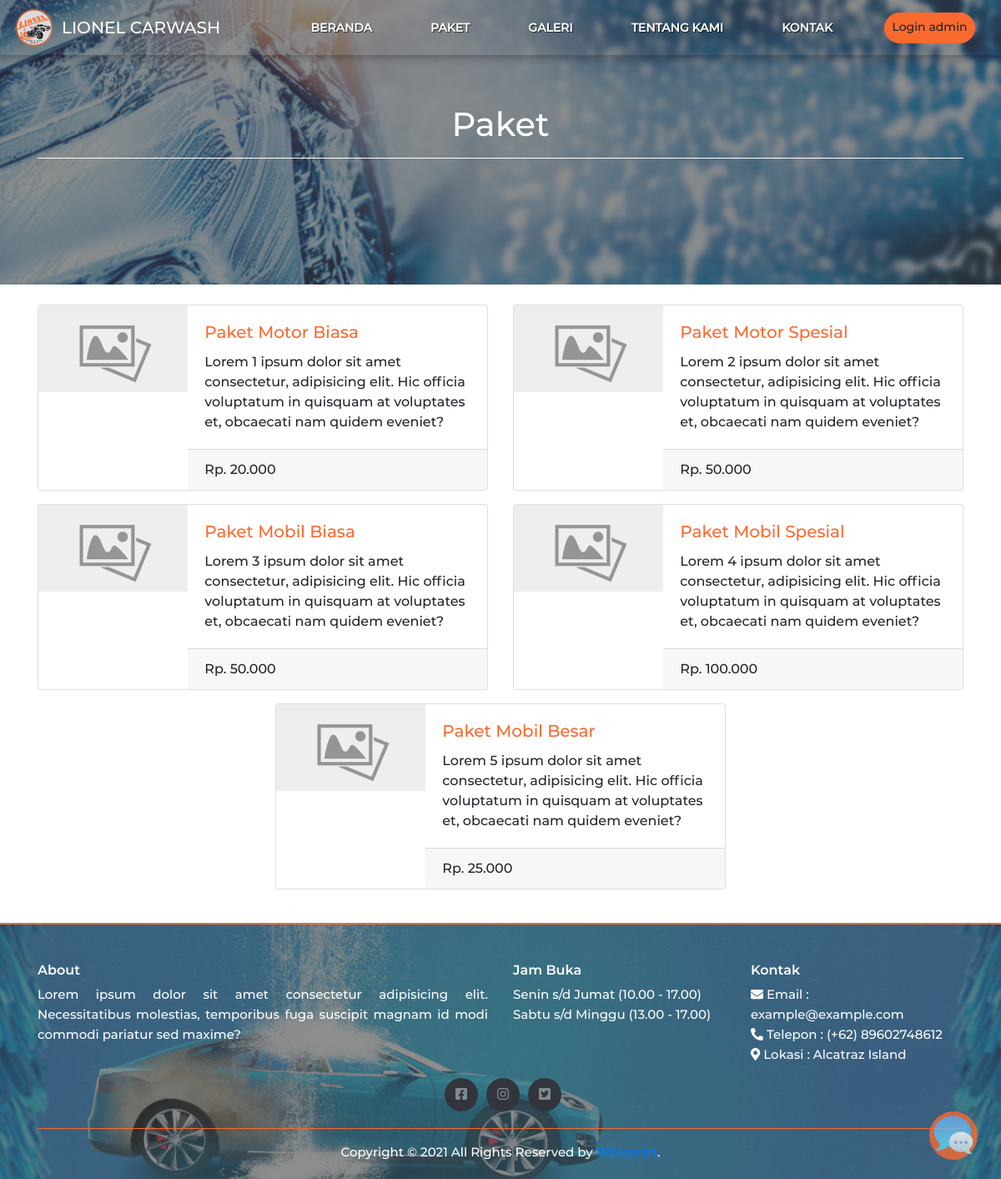
/paket.php, run on the app's committed database.
### tables this page shows
CREATE TABLE `paket` (
  `id_paket` int(11) NOT NULL,
  `nama_paket` varchar(30) NOT NULL,
  `jenis_kendaraan` enum('Mobil','Motor') NOT NULL,
  `harga` int(11) NOT NULL,
  `foto_paket` varchar(60) NOT NULL,
  `ket_paket` text NOT NULL
);

### paket.php (the view, shortened to what this page needs)
<?php
require_once "config/database.php";
?>
<!doctype html>
<html lang="en">
<head>
  <link rel="stylesheet" href="assets/css/bootstrap.min2.css">
  <link rel="stylesheet" href="assets/css/style_user.css">
</head>
<body>
  <nav class="navbar navbar-expand-lg sticky-top navbar-dark" id="top-bar">
    <img src="assets/img/logo.png" class="mr-2 navbar-img">
    <a class="navbar-brand d-flex" href="#">LIONEL CARWASH</a>
    <div class="collapse navbar-collapse" id="navbarNav">
      <div class="container d-flex justify-content-between">
        <ul class="navbar-nav ml-auto d-flex">
          <li class="nav-item mr-4">
            <a class="nav-link page-scroll text-white" href="index.php"><strong>BERANDA</strong></a>
          </li>
          <li class="nav-item mr-4">
            <a class="nav-link page-scroll text-white" href="paket.php"><strong>PAKET</strong></a>
          </li>
          <li class="nav-item mr-4">
            <a class="nav-link page-scroll text-white" href="galeri.php"><strong>GALERI</strong></a>
          </li>
          <li class="nav-item mr-4">
            <a class="nav-link page-scroll text-white" href="tentang.php"><strong>TENTANG KAMI</strong></a>
          </li>
          <li class="nav-item mr-4">
            <a class="nav-link page-scroll text-white" href="kontak.php"><strong>KONTAK</strong></a>
          </li>
          <a class="btn badge-pill" style="background-color:#FA6A2F; font-size: 14px;" href="login.php">Login admin</a>
        </ul>
      </div>
    </div>
  </nav>
  <div class="jumbotron jumbotron-fluid text-center mb-0" style="height: 350px;">
    <div class="container" style="padding-top:70px">
      <h1 class="display-6">Paket</h1>
      <hr>
    </div>
  </div>
  <section class="paket my-4">
    <div class="container">
      <div class="row">
        <?php
        $query = mysqli_query($mysqli, "SELECT * FROM paket")
          or die('Ada kesalahan pada query tampil data paket: ' . mysqli_error($mysqli));
        while ($data = mysqli_fetch_assoc($query)) :   ?>
          <div class="col-sm-6 <?= ($data['nama_paket'] == 'Paket Mobil Besar') ? 'offset-sm-3' : '' ?>">
            <div class="card mb-3" style="max-width: 540px;">
              <div class="row no-gutters">
                <div class="col-md-4">
                  <img src="assets/img/paket/<?= $data['foto_paket'] ?>" class="img-fluid" alt="...">
                </div>
                <div class="col-md-8">
                  <div class="card-body">
                    <h5 class="card-title"><?= $data['nama_paket'] ?></h5>
                    <p class="card-text"><?= $data['ket_paket'] ?></p>
                  </div>
                  <div class="card-footer">
                    Rp. <?= number_format($data['harga'], 0, 0, '.'); ?>
                  </div>
                </div>
              </div>
            </div>
          </div>
        <?php endwhile; ?>
      </div>
    </div>
  </section>
  <footer class="site-footer mt-auto">
    <div class="container my-0">
      <div class="row">
        <div class="col-sm-12 col-md-6">
          <h6>About</h6>
          <p class="text-justify">Lorem ipsum dolor sit amet consectetur adipisicing elit. Necessitatibus molestias, temporibus fuga suscipit magnam id modi commodi pariatur sed maxime?</p>
        </div>
        <div class="col-xs-6 col-md-3">
          <h6>Jam Buka</h6>
          <ul class="footer-links">
            <li>
              Senin s/d Jumat (10.00 - 17.00)
            </li>
            <li>
              Sabtu s/d Minggu (13.00 - 17.00)
            </li>
          </ul>
        </div>
        <div class="col-xs-6 col-md-3">
          <h6>Kontak</h6>
          <ul class="footer-links">
            <li><i class="fas fa-envelope"></i> Email : example@example.com</li>
            <li><i class="fas fa-phone-alt"></i> Telepon : (+62) 89602748612</li>
            <li><i class="fas fa-map-marker-alt"></i> Lokasi : Alcatraz Island </li>
          </ul>
        </div>
        <div class="col-12">
          <ul class="social-icons text-center">
            <li><a class="facebook" href="#"><i class="fab fa-facebook-square"></i></a></li>
            <li><a class="instagram" href="#"><i class="fab fa-instagram"></i></a></li>
            <li><a class="dribbble" href="#"><i class="fab fa-twitter-square"></i></a></li>
          </ul>
        </div>
      </div>
      <hr>
    </div>
    <div class="container">
      <div class="row">
        <div class="col text-center">
          <p class="copyright-text">Copyright &copy; 2021 All Rights Reserved by
            <a href="#">Ribkaelsa</a>.
          </p>
        </div>
      </div>
    </div>
  </footer>
  <a class="open-button" onclick="openForm()"><img src="assets/img/icon-livechat.png" width="50" alt="Simple Png Live Chat" /></a>
</body>
</html>

### assets/css/style_user.css (style rules this page uses)
* { margin: 0; padding: 0; box-sizing: border-box; }
body { font-family: 'montm'; }
.navbar { background-color: transparent; font-size: 14px; box-shadow: 0px 3px 10px rgba(0, 0, 0, 0.3); }
.navbar-img { max-width: 50px; }
.jumbotron { background-image: url(../img/jumbotron.png); background-size: cover; height: 200px; color: white; }
.jumbotron hr { border-top-color: white; }
footer.site-footer { background-image: url(../img/footer.png); background-size: cover; border-top: 2px solid #FA6A2F; padding: 45px 0 20px; font-size: 15px; line-height: 24px; color: #ffffff; }
footer h6 { font-family: 'montsb'; }
.site-footer hr { border-top-color: #FA6A2F; }
.footer-links { padding-left: 0; list-style: none }
.footer-links li { display: block }
.site-footer .social-icons a { width: 40px; height: 40px; line-height: 40px; margin-left: 6px; margin-right: 0; border-radius: 100%; background-color: #33353d }
.copyright-text { margin: 0 }
.social-icons { padding-left: 0; margin-bottom: 0; list-style: none; }
.social-icons li { display: inline-block; margin-bottom: 4px }
.social-icons a { background-color: #eceeef; color: #818a91; font-size: 16px; display: inline-block; line-height: 44px; width: 44px; height: 44px; text-align: center; margin-right: 8px; border-radius: 100%; -webkit-transition: all .2s linear; -o-transition: all .2s linear; transition: all .2s linear }
section.paket h5.card-title { color: #FA6A2F; }
.open-button { background-color: #FA6A2F; padding: 4px; cursor: pointer; opacity: 0.8; position: fixed; bottom: 23px; right: 28px; width:fit-content; border-radius: 50%; }
@media (min-width: 992px) { .nav-link { text-transform: uppercase; margin-right: 30px; } }
@media (min-width: 992px) { .navbar-dark .nav-link { text-shadow: 1px 1px 1px rgba(0, 0, 0, 0.7); } }
@media (min-width: 992px) { .jumbotron { height: 600px; margin-top: -75px; } }

### data on the page
paket: foto_paket (placeholder picture), nama_paket "Paket Motor Biasa", ket_paket "Lorem 1 ipsum dolor sit amet consectetur, adipisicing elit. Hic officia voluptatum in quisquam at voluptates et, obcaecati nam quidem eveniet?", harga "20.000"
paket: foto_paket (placeholder picture), nama_paket "Paket Motor Spesial", ket_paket "Lorem 2 ipsum dolor sit amet consectetur, adipisicing elit. Hic officia voluptatum in quisquam at voluptates et, obcaecati nam quidem eveniet?", harga "50.000"
paket: foto_paket (placeholder picture), nama_paket "Paket Mobil Biasa", ket_paket "Lorem 3 ipsum dolor sit amet consectetur, adipisicing elit. Hic officia voluptatum in quisquam at voluptates et, obcaecati nam quidem eveniet?", harga "50.000"
paket: foto_paket (placeholder picture), nama_paket "Paket Mobil Spesial", ket_paket "Lorem 4 ipsum dolor sit amet consectetur, adipisicing elit. Hic officia voluptatum in quisquam at voluptates et, obcaecati nam quidem eveniet?", harga "100.000"
paket: foto_paket (placeholder picture), nama_paket "Paket Mobil Besar", ket_paket "Lorem 5 ipsum dolor sit amet consectetur, adipisicing elit. Hic officia voluptatum in quisquam at voluptates et, obcaecati nam quidem eveniet?", harga "25.000"
